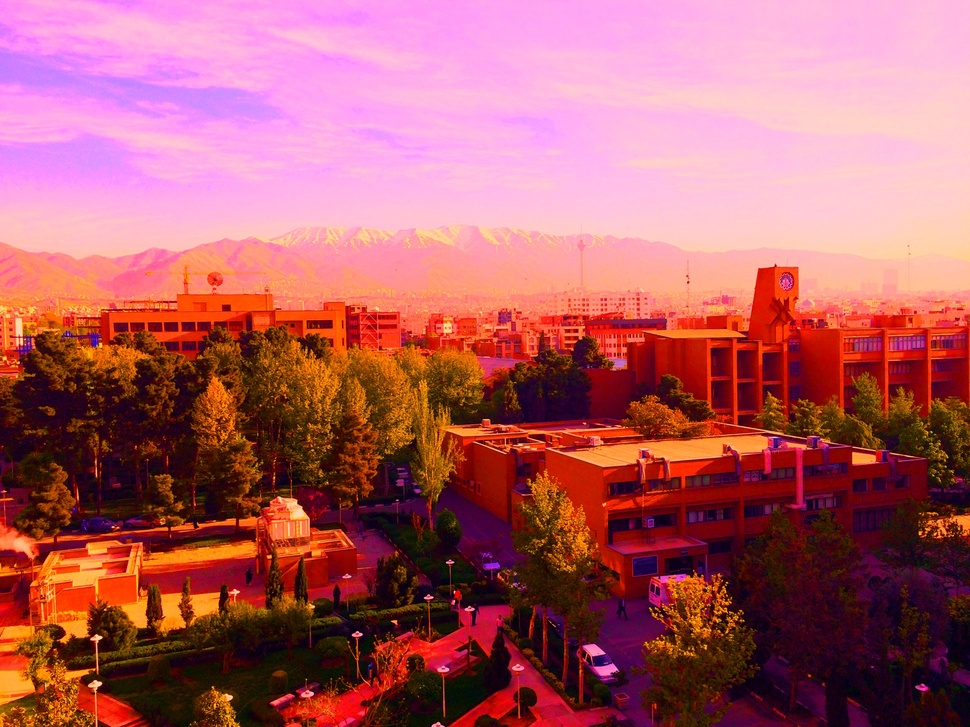
#> input picture Hw3/images/1.jpg, 970 x 727 px, shrunk from 2000 x 1500 before the run
$ python Q8.py
#> lines starting #> are read from the running program, lines starting #| are printed output that depends on the picture
#import libs for wroking with pictures and getting the histogram of it
import numpy as np
import cv2
import matplotlib.pyplot as plt
import matplotlib.image as mpimg
#show list of available folders in directory
import os
os.listdir()


#read the image
#load the image from images folder
img = cv2.imread('images/1.jpg',0)
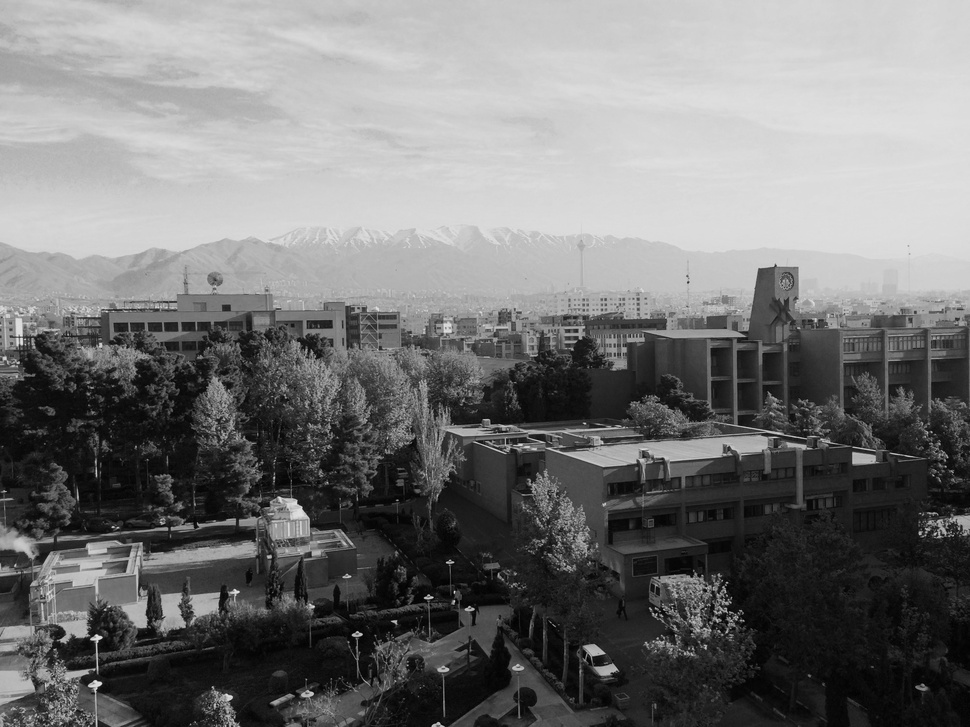
#> img: shape (727, 970); min 0, max 234, mean 117.3

#display it
plt.imshow(img, cmap = 'gray')

$ run again, with Hw3/images/3.jpg copied over Hw3/images/1.jpg
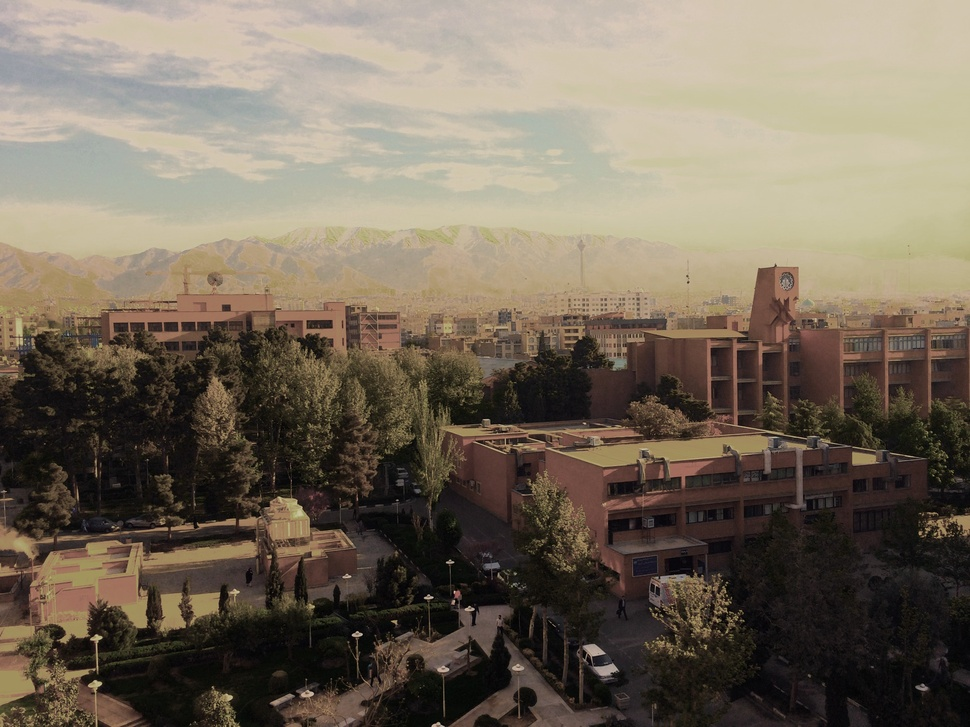
#> input picture Hw3/images/3.jpg, 970 x 727 px, shrunk from 2000 x 1500 before the run
#> `img = cv2.imread('images/1.jpg',0)`:
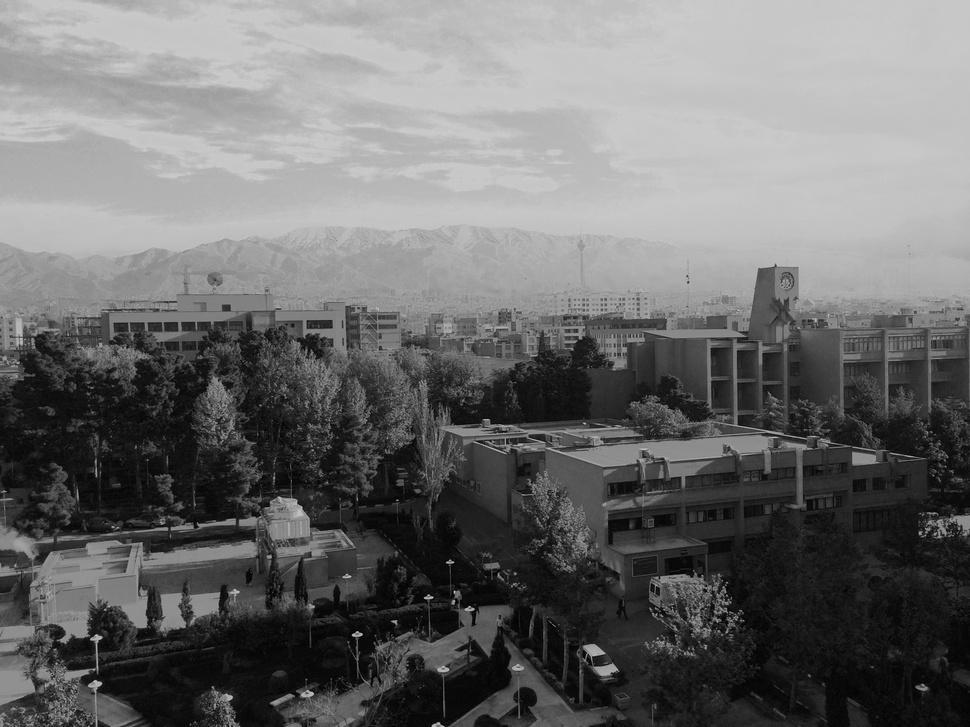
#> img: shape (727, 970); min 0, max 205, mean 108.4
